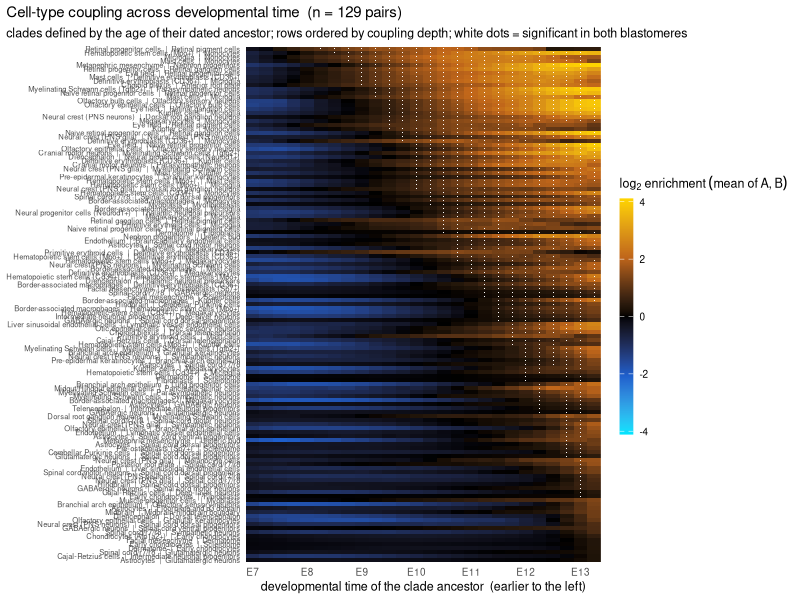

The R source for this figure: (Note: this script raises an error after producing the figure.)


#######################################################################
### Figure 5. Lineage predicts fate at every scale, from sibling pairs 
### to a dated hierarchy of cell-type couplings


#############################################################################
### Fig. 5A: Heatmap of the 37 progenitor & post-mitotic heterotypic pairings

library(ggplot2)
library(tidyr)
library(dplyr)

dat = read.csv("./figures_data/fig6B_captured_divisions.csv")

plot_dat <- dat %>%
    mutate(log2_fold = log2(fold))

prog_levels <- c(
    "Border-associated macrophages",
    "Definitive early erythroblasts (CD36-)",
    "Hematopoietic stem cells (Cd34+)",
    "Hematopoietic stem cells (Mpo+)",
    "Kupffer cells",
    "Myelinating Schwann cells",
    "Myelinating Schwann cells (Tgfb2+)",
    "Neural crest (PNS glia)",
    "Astrocytes",
    "Dorsal telencephalon",
    "Eye field",
    "Hindbrain",
    "Hypothalamus",
    "Intermediate neuronal progenitors",
    "Naive retinal progenitor cells",
    "Olfactory bulb cells",
    "Retinal progenitor cells",
    "Spinal cord dorsal progenitors",
    "Spinal cord/r7/r8",
    "Telencephalon",
    "Branchial arch epithelium",
    "Olfactory epithelial cells",
    "Otic epithelial cells",
    "Pre-epidermal keratinocytes"
)

post_levels <- c(
    "Granulocytes",
    "Megakaryocytes",
    "Osteoclasts",
    "Primitive erythroid cells",
    "Neural crest (PNS neurons)",
    "Parasympathetic neurons",
    "Sympathetic neurons",
    "Cajal-Retzius cells",
    "Cerebellar Purkinje cells",
    "Cranial motor neurons",
    "Deep-layer neurons",
    "GABAergic cortical interneurons",
    "GABAergic neurons",
    "Retinal ganglion cells",
    "Spinal cord motor neurons",
    "Granular keratinocytes",
    "Olfactory sensory neurons",
    "Otic sensory neurons"
)

plot_dat <- plot_dat %>%
    mutate(progenitor = factor(progenitor, levels = rev(prog_levels)),  # rev so first is on top
           postmitotic = factor(postmitotic, levels = post_levels))

p = ggplot(plot_dat, aes(x = postmitotic, y = progenitor, fill = log2_fold)) +
    geom_tile(color = "white", linewidth = 0.3) +
    geom_text(aes(label = n_cells, color = log2_fold > 3),
              size = 1.5) +
    scale_fill_viridis_c(option = "magma", name = expression(log[2]~fold~enrichment)) +
    scale_color_manual(values = c(`TRUE` = "black", `FALSE` = "white"), guide = "none") +
    coord_fixed() +
    labs(x = "post-mitotic derivative",
         y = "progenitor / regional state",
         title = "Captured differentiation divisions") +
    theme_minimal(base_size = 6) +
    theme(axis.text.x = element_text(angle = 45, hjust = 1),
          plot.title = element_text(hjust = 0.5))



####################################################
### Fig. 5C: Timed fate couplings between cell types

library(ggplot2)
library(dplyr)
library(forcats)

dat = read.csv("./figures_data/figXa_coupling_carpet.csv")

plot_dat <- dat |>
    mutate(
        pair = paste(celltype_1, celltype_2, sep = "  |  "),
        # row_in_figure already encodes the coupling-depth ordering (1 = top)
        pair = fct_reorder(pair, row_in_figure, .desc = TRUE)
    )

# anchor the diverging palette at 0 so black always means log2 enr = 0,
# regardless of the asymmetric range (~ -1.5 to +2.5)
lim  <- max(abs(range(plot_dat$log2_enrichment_mean, na.rm = TRUE)))
brks <- c(-lim, -lim/2, 0, lim/2, lim)
pal  <- c("#00E5FF", "#1E5FCC", "#000000", "#C0661A", "#FFD400")

p = ggplot(plot_dat, aes(clade_ancestor_age_E, pair, fill = log2_enrichment_mean)) +
    geom_raster() +
    geom_point(
        data = \(d) filter(d, significant_both_blastomeres == 1),
        colour = "white", size = 0.35, stroke = 0, shape = 16
    ) +
    scale_fill_gradientn(
        colours = pal,
        values  = scales::rescale(brks),
        limits  = c(-lim, lim),
        name    = expression(log[2]~enrichment~(mean~of~A*","~B))
    ) +
    scale_x_continuous(
        breaks = 7:13, labels = paste0("E", 7:13), expand = c(0, 0)
    ) +
    scale_y_discrete(expand = c(0, 0)) +
    labs(
        title    = "Cell-type coupling across developmental time  (n = 129 pairs)",
        subtitle = "clades defined by the age of their dated ancestor; rows ordered by coupling depth; white dots = significant in both blastomeres",
        x = "developmental time of the clade ancestor  (earlier to the left)",
        y = NULL
    ) +
    theme_minimal(base_size = 9) +
    theme(
        axis.text.y        = element_text(size = 5.5),
        axis.ticks.y       = element_blank(),
        panel.grid         = element_blank(),
        plot.title.position = "plot",
        legend.key.height  = unit(1.2, "cm"),
        legend.key.width   = unit(0.35, "cm")
    )


######################################################
### Fig. 5D: A draft hierarchy of timed fate couplings

library(ggplot2)
library(ggdendro)

INK  <- "#1f2328"
INK2 <- "#4a5158"
EDGE <- "#7f868d"
DATE <- "#8a3324"

# ---- 1. Read data --------------------------------------------------------
depth_mat <- read.csv("./figures_data/figXb_coupling_depth_matrix.csv",
                      row.names = 1, check.names = FALSE)
labels   <- rownames(depth_mat)
n_leaves <- length(labels)

hier <- read.csv("./figures_data/figXb_coupling_hierarchy.csv",
                 check.names = FALSE, stringsAsFactors = FALSE)
hier <- hier[order(hier$merge_order), ]
hier$member_list <- strsplit(hier$members, "; ", fixed = TRUE)

# ---- 2. Reconstruct hclust merge matrix from member lists ---------------
# clusters: named list; name is cluster id (-k for leaf k, +i for merge i)
clusters <- setNames(as.list(labels), as.character(-seq_len(n_leaves)))

merge_left   <- integer(nrow(hier))
merge_right  <- integer(nrow(hier))
merge_height <- numeric(nrow(hier))

for (i in seq_len(nrow(hier))) {
    target <- hier$member_list[[i]]
    cluster_ids <- names(clusters)
    K <- length(clusters)
    found <- NULL
    for (a in seq_len(K - 1)) {
        for (b in seq(a + 1, K)) {
            u <- c(clusters[[a]], clusters[[b]])
            if (length(u) == length(target) && setequal(u, target)) {
                found <- c(a, b); break
            }
        }
        if (!is.null(found)) break
    }
    stopifnot(!is.null(found))
    merge_left[i]   <- as.integer(cluster_ids[found[1]])
    merge_right[i]  <- as.integer(cluster_ids[found[2]])
    merge_height[i] <- hier$branch_point_age_E[i]
    clusters <- clusters[-found]
    clusters[[as.character(i)]] <- target
}
stopifnot(!is.unsorted(merge_height))

# ---- 3. Derive a valid leaf order by post-order traversal ---------------
merge_mat <- cbind(merge_left, merge_right)
get_leaves <- function(id) {
    if (id < 0) return(-id)
    c(get_leaves(merge_mat[id, 1]), get_leaves(merge_mat[id, 2]))
}
leaf_order <- get_leaves(nrow(merge_mat))

hc <- structure(
    list(merge = merge_mat, height = merge_height, order = leaf_order,
         labels = labels, method = "average", call = match.call(),
         dist.method = "user"),
    class = "hclust"
)

# ---- 4. Rank-transform heights (ties at 13.5 would otherwise collapse) ---
real_heights   <- hc$height
hc_rank        <- hc
hc_rank$height <- rank(hc$height, ties.method = "first")

dd  <- dendro_data(as.dendrogram(hc_rank), type = "rectangle")
seg <- dd$segments
lab <- dd$labels
lab$label <- as.character(lab$label)

seg <- transform(seg,
                 plot_x    = -y,    plot_y    = x,
                 plot_xend = -yend, plot_yend = xend)

# ---- 5. Branch-point date labels ----------------------------------------
top_segs <- subset(seg, y == yend & x != xend)
tops <- do.call(rbind, lapply(split(top_segs, top_segs$y), function(g) {
    data.frame(rank     = round(g$y[1]),
               leaf_mid = mean(range(c(g$x, g$xend))),
               stringsAsFactors = FALSE)
}))
tops$age <- real_heights[tops$rank]
tops     <- subset(tops, age <= 13.25)     # 51 branch points

# ---- 6. Group brackets (right side) -------------------------------------
groups <- list(
    "Otic"               = c("Otic sensory neurons", "Otic epithelial cells"),
    "Gut tube"           = c("Pancreatic acinar cells", "Midgut/Hindgut epithelial cells"),
    "Keratinocytes"      = c("Pre-epidermal keratinocytes", "Granular keratinocytes",
                             "Branchial arch epithelium", "Lung progenitor cells"),
    "Olfactory"          = c("Olfactory epithelial cells", "Olfactory bulb cells",
                             "Olfactory sensory neurons"),
    "Haematopoiesis"     = c("Microglia", "Definitive erythroblasts (CD36+)", "Mast cells",
                             "Monocytes", "Hematopoietic stem cells (Mpo+)", "Kupffer cells",
                             "Megakaryocytes", "Border-associated macrophages",
                             "Hematopoietic stem cells (Cd34+)", "Primitive erythroid cells"),
    "Retina / eye field" = c("Retinal progenitor cells", "Retinal pigment cells", "Eye field",
                             "Retinal ganglion cells", "Naive retinal progenitor cells"),
    "Neural crest / PNS" = c("Neural crest (PNS neurons)", "Dorsal root ganglion neurons",
                             "Neural crest (PNS glia)", "Myelinating Schwann cells",
                             "Sympathetic neurons", "Parasympathetic neurons",
                             "Myelinating Schwann cells (Tgfb2+)", "Cranial motor neurons",
                             "Melanocyte cells"),
    "Kidney"             = c("Nephron progenitors", "Metanephric mesenchyme", "Ureteric bud")
)

grp_df <- do.call(rbind, lapply(names(groups), function(nm) {
    ys <- lab$x[match(groups[[nm]], lab$label)]
    ys <- ys[!is.na(ys)]
    if (!length(ys)) return(NULL)
    data.frame(name = nm, y_pos = mean(range(ys)),          # midpoint, not mean
               y_min = min(ys), y_max = max(ys),
               stringsAsFactors = FALSE)
}))

# ---- 7. Draw -------------------------------------------------------------
depth_max    <- max(seg$y)
label_x      <- 0.4                    # leaf label column (right side)
group_text_x <- -(depth_max + 6)       # group label column (left of root)

p <- ggplot() +
    geom_segment(data = seg,
                 aes(x = plot_x, y = plot_y, xend = plot_xend, yend = plot_yend),
                 colour = EDGE, linewidth = 0.32, lineend = "round") +
    
    geom_text(data = tops,
              aes(x = -rank, y = leaf_mid, label = sprintf("E%.2f", age)),
              hjust = 1, vjust = -0.4, size = 2.0, colour = DATE,
              nudge_x = -0.15) +
    
    geom_text(data = lab,
              aes(x = label_x, y = x, label = label),
              hjust = 0, size = 2.2, colour = INK) +
    
    # left-side group labels (no brackets)
    geom_text(data = grp_df,
              aes(x = group_text_x, y = y_pos, label = name),
              hjust = 0, size = 2.5, colour = INK, fontface = "italic") +
    
    scale_x_continuous(expand = expansion(add = c(8, 10))) +
    scale_y_continuous(expand = expansion(add = c(0.4, 0.4))) +
    coord_cartesian(clip = "off") +
    
    labs(
        title    = "Cell types grouped by the depth at which their lineage coupling remains detectable",
        subtitle = "dates are coupling depths in E-days, not divergence times; groups closing earliest stay co-restricted deepest",
        caption  = "branch points labelled with the developmental time at which the group's coupling is still detectable (horizontal distance not to scale)",
        x = NULL, y = NULL
    ) +
    theme_void(base_size = 9) +
    theme(
        plot.title    = element_text(size = 11,  hjust = 0.5, colour = INK,  margin = margin(b = 2)),
        plot.subtitle = element_text(size = 9.5, hjust = 0.5, colour = INK2, margin = margin(b = 12)),
        plot.caption  = element_text(size = 9,   hjust = 0.5, colour = INK2, margin = margin(t = 10)),
        plot.margin   = margin(12, 14, 12, 14)
    )
